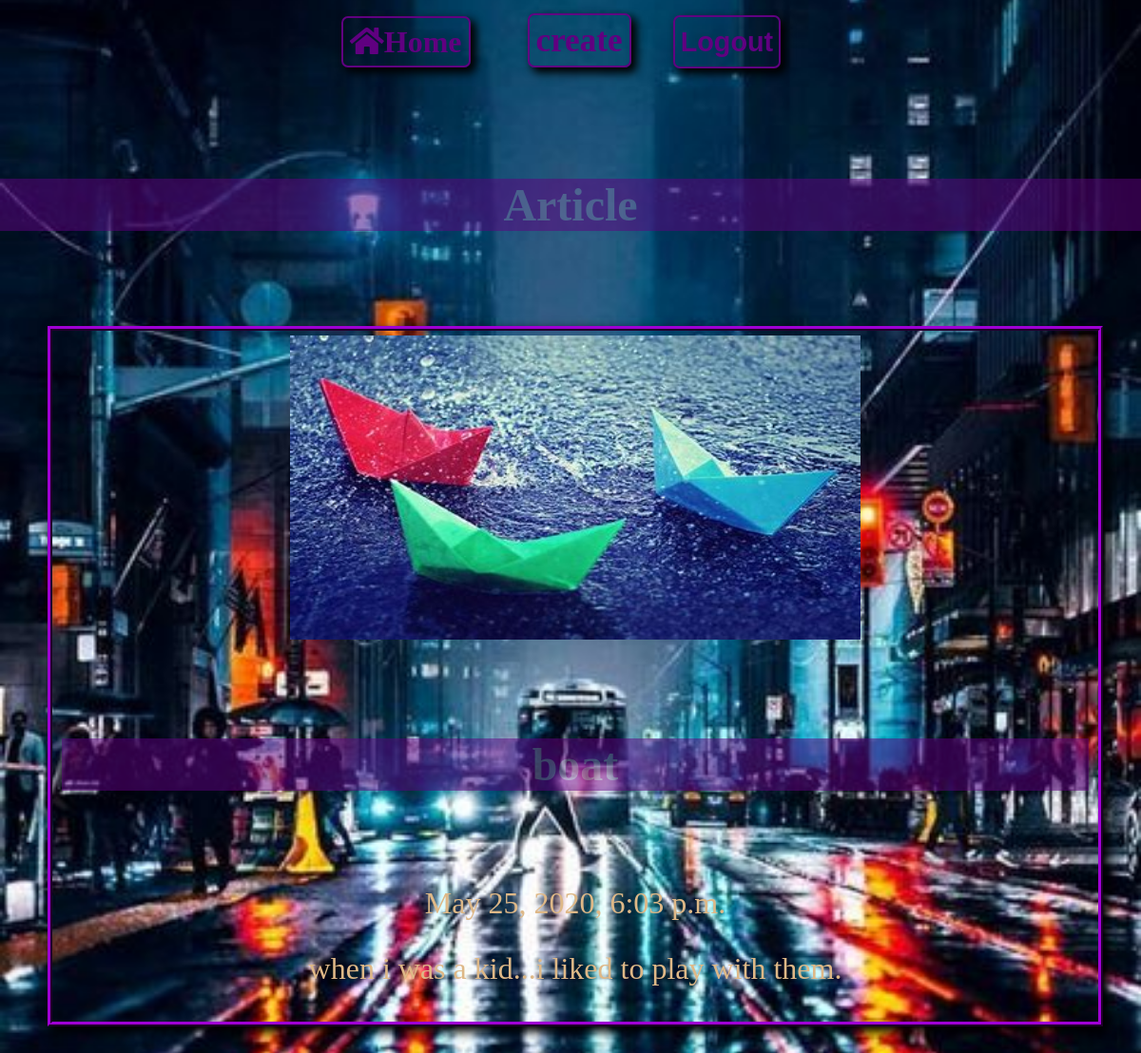
Page /articles/paper-boat (signed in) on the committed database.
### articles/models.py (models this page shows, shortened)
class Article(models.Model):
    title = models.CharField(max_length=100)
    slug = models.SlugField()
    body = models.TextField()
    date = models.DateTimeField(auto_now_add=True)
    thumb = models.ImageField(default='default.png',blank=True)
    author = models.ForeignKey(User, default=None, on_delete=models.DO_NOTHING)

### articles/views.py (the view)
# urls.py: path('<slug>',views.article_detail,name='detail'),
def article_detail(request,slug):
    article = Article.objects.get(slug=slug)
    return render(request,'articles/article_detail.html',{'article':article})

### articles/templates/articles/article_detail.html
{% extends 'main.html' %}
{% block content %}
    <div class="article-detail">
        <div class="article">
            <img src="{{ article.thumb.url }}" style="height: 40vh;">
            <h1>{{ article.title }}</h1>
            <p>{{ article.date }}</p>
            <p>{{article.body}}</p>
        </div>
    </div>
{% endblock%}

### assets/style.css (style rules this page uses)
body { margin: 0; padding: 0; box-sizing: border-box; background-image: url('ground.jpg'); background-repeat: no-repeat; width: 100%; height: 100%; background-position: center center; background-size: cover; }
div.wrapper h1 { text-align:center; margin: 100px auto; font-size: 3rem; background-color: #600080 ; opacity: 0.5; color: rgb(118, 111, 160); }
.article { box-shadow: 5px 5px 10px 1px black; color:burlywood; font-weight: 500; padding:5px 10px; border: 5px ridge #600080; transition: 0.3s ease; }
.article-detail { margin: 30px 50px; margin-right: 40px; }
.article-detail .article { text-align: center; margin-bottom: 100px; }
.article-detail .article img { width: 50vw; }
.article-detail .article p { font-size: 2rem; font-weight: 500; }
@media only screen and (min-width:600px) { .article-detail .article p { font-size: 2rem; font-weight: 500; } }

### rows in the picture
Article: thumb (picture), title "boat", date "May 25, 2020, 6:03 p.m.", body "when i was a kid...i liked to play with them."
